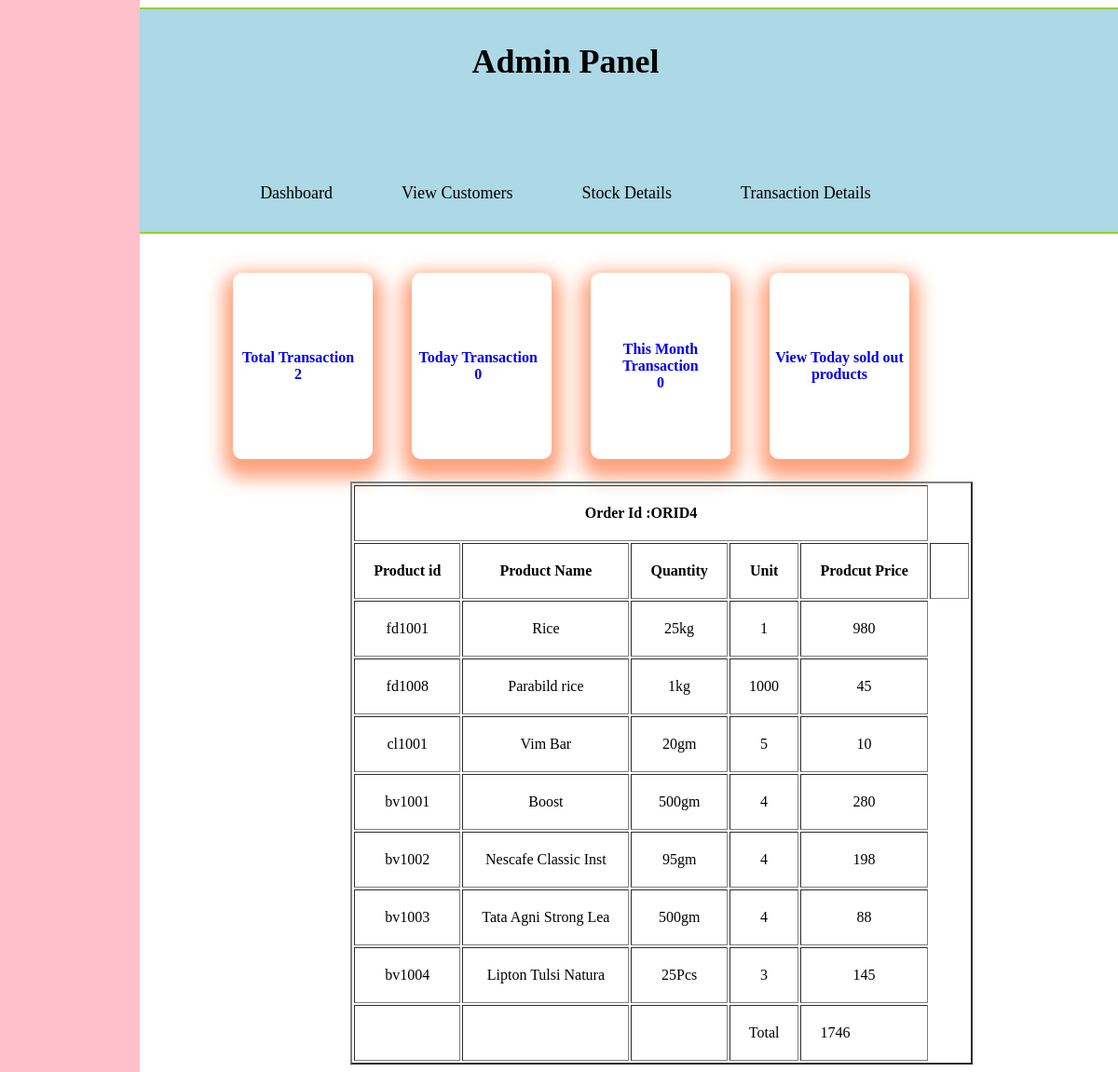
Page /viewtransaction.php?orid=4 on the committed database.
### tables this page shows
CREATE TABLE `transaction` (
  `tranid` varchar(30) NOT NULL,
  `userid` varchar(20) NOT NULL,
  `proid` varchar(20) NOT NULL,
  `proname` varchar(20) NOT NULL,
  `proquan` float NOT NULL,
  `mesureby` varchar(10) NOT NULL,
  `prounit` int(10) DEFAULT NULL,
  `proprice` float NOT NULL,
  `date` datetime NOT NULL,
  `total` float NOT NULL,
  `type` varchar(20) NOT NULL
);

### viewtransaction.php (the view, shortened to what this page needs)
<!DOCTYPE html>
<html lang="en">
<head>
</head>
<body>
    <?php include 'adhead.html';
     include 'db.php';?>
    <aside>
      </aside>
      <main>
        <table cellpadding=20 >
 <tr><td><div class=box>
 <a href=viewtransaction.php?id=1><b> Total Transaction<br>
  <?php
          $r=mysqli_query($con,'select count(tranid) from payment;');
          echo mysqli_fetch_array($r)[0];
          ?> </a>
 </div>
 <td> <div class=box>
 <a href=viewtransaction.php?id=2><b> Today Transaction<br>
  <?php
          $r=mysqli_query($con,'select count(tranid) from payment where DAY(day)=DAY(now());');
          echo mysqli_fetch_array($r)[0];
          ?> </a>
 </div>
 <td> <div class=box>
  <a href=viewtransaction.php?id=3><b>This Month Transaction<br>
  <?php
          $r=mysqli_query($con,'select count(tranid) from payment where  MONTH(day)=MONTH(now()) and YEAR(day)=YEAR(now());');
          echo mysqli_fetch_array($r)[0];
          ?> </a>
 </div>
 <td> <div class=box>
  <a href=viewtransaction.php?pro=1><b>View Today sold out products</a>
 </div><tr>
            <?php
            if(isset($_GET['orid'])){
             $to=0;
              $histroy="select * from transaction where tranid='$_GET[orid]';";
              $ans=mysqli_query($con,$histroy);
              echo "<table cellpadding=20 align=center border=2px><tr align=center ><th colspan=5>Order Id :ORID".$_GET['orid'];
              echo "<tr align=center><th>Product id <th>Product Name<th>Quantity<th>Unit<th>Prodcut Price<td>";
             while($his=mysqli_fetch_array($ans)){
                echo "<tr align=center><td>".$his['proid']."
                       <td>".$his['proname']."
                       <td>".$his['proquan'].$his['mesureby']."
                       <td>".$his['prounit']."
                       <td>".$his['proprice'];
                       $to+=$his['proprice'];
             }
                   echo "<tr><td><td><td><td>Total<td>".$to;
            }
  ?>
  </table>
  </main>
</body>
</html>

### viewtransaction.php (style rules this page uses)
aside { top:0; left:0; width:150px; position:fixed; height:100%; background-color:pink; }
.box { display:flex; placeing-item:center; justify-items: center; justify-content: space-evenly; background-color: white; width:150px; text-align:center; align-items:center; height:200px; border-radius: 10px; color:black; box-shadow:0 10px 20px 10px lightsalmon; }
a { text-decoration:none; }
main { padding-top:20px; padding-left:220px; }

### rows in the picture
transaction: proid "fd1001", proname "Rice", proquan "25", mesureby "kg", prounit "1", proprice "980"
transaction: proid "fd1008", proname "Parabild rice", proquan "1", mesureby "kg", prounit "1000", proprice "45"
transaction: proid "cl1001", proname "Vim Bar", proquan "20", mesureby "gm", prounit "5", proprice "10"
transaction: proid "bv1001", proname "Boost", proquan "500", mesureby "gm", prounit "4", proprice "280"
transaction: proid "bv1002", proname "Nescafe Classic Inst", proquan "95", mesureby "gm", prounit "4", proprice "198"
transaction: proid "bv1003", proname "Tata Agni Strong Lea", proquan "500", mesureby "gm", prounit "4", proprice "88"
transaction: proid "bv1004", proname "Lipton Tulsi Natura", proquan "25", mesureby "Pcs", prounit "3", proprice "145"

### other values in the picture
mysqli_fetch_array($r)[0] "2"
mysqli_fetch_array($r)[0] "0"
$_GET['orid'] "4"
$to "1746"
